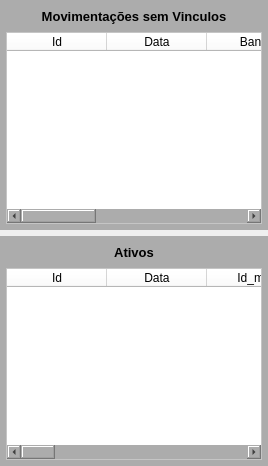
        <widget class="QWidget" name="widget_5" native="true">
         <layout class="QVBoxLayout" name="verticalLayout_5">
          <property name="leftMargin">
           <number>0</number>
          </property>
          <property name="topMargin">
           <number>0</number>
          </property>
          <property name="rightMargin">
           <number>0</number>
          </property>
          <property name="bottomMargin">
           <number>0</number>
          </property>
          <item>
           <widget class="QWidget" name="widget_9" native="true">
            <property name="font">
             <font>
              <pointsize>8</pointsize>
             </font>
            </property>
            <property name="styleSheet">
             <string notr="true">background-color: rgb(172, 172, 172);</string>
            </property>
            <layout class="QVBoxLayout" name="verticalLayout_4">
             <property name="spacing">
              <number>6</number>
             </property>
             <property name="leftMargin">
              <number>6</number>
             </property>
             <property name="topMargin">
              <number>6</number>
             </property>
             <property name="rightMargin">
              <number>6</number>
             </property>
             <property name="bottomMargin">
              <number>6</number>
             </property>
             <item>
              <widget class="QLabel" name="label_6">
               <property name="minimumSize">
                <size>
                 <width>0</width>
                 <height>20</height>
                </size>
               </property>
               <property name="maximumSize">
                <size>
                 <width>16777215</width>
                 <height>20</height>
                </size>
               </property>
               <property name="font">
                <font>
                 <pointsize>10</pointsize>
                 <weight>75</weight>
                 <bold>true</bold>
                </font>
               </property>
               <property name="text">
                <string>Movimentações sem Vinculos</string>
               </property>
               <property name="alignment">
                <set>Qt::AlignCenter</set>
               </property>
              </widget>
             </item>
             <item>
              <widget class="QTableWidget" name="table_Sem_Vinculo">
               <property name="sizePolicy">
                <sizepolicy hsizetype="Preferred" vsizetype="Preferred">
                 <horstretch>0</horstretch>
                 <verstretch>0</verstretch>
                </sizepolicy>
               </property>
               <property name="font">
                <font>
                 <pointsize>8</pointsize>
                </font>
               </property>
               <property name="styleSheet">
                <string notr="true">background-color: rgb(255, 255, 255);</string>
               </property>
               <column>
                <property name="text">
                 <string>Id</string>
                </property>
               </column>
               <column>
                <property name="text">
                 <string>Data</string>
                </property>
               </column>
               <column>
                <property name="text">
                 <string>Banco</string>
                </property>
               </column>
               <column>
                <property name="text">
                 <string>Titulo</string>
                </property>
               </column>
               <column>
                <property name="text">
                 <string>Valor</string>
                </property>
               </column>
               <column>
                <property name="text">
                 <string>Obs</string>
                </property>
               </column>
              </widget>
             </item>
            </layout>
           </widget>
          </item>
          <item>
           <widget class="QWidget" name="widget_4" native="true">
            <property name="font">
             <font>
              <pointsize>8</pointsize>
             </font>
            </property>
            <property name="styleSheet">
             <string notr="true">background-color: rgb(172, 172, 172);</string>
            </property>
            <layout class="QVBoxLayout" name="verticalLayout_2">
             <property name="spacing">
              <number>6</number>
             </property>
             <property name="leftMargin">
              <number>6</number>
             </property>
             <property name="topMargin">
              <number>6</number>
             </property>
             <property name="rightMargin">
              <number>6</number>
             </property>
             <property name="bottomMargin">
              <number>6</number>
             </property>
             <item>
              <widget class="QLabel" name="label_5">
               <property name="minimumSize">
                <size>
                 <width>0</width>
                 <height>20</height>
                </size>
               </property>
               <property name="maximumSize">
                <size>
                 <width>16777215</width>
                 <height>20</height>
                </size>
               </property>
               <property name="font">
                <font>
                 <pointsize>10</pointsize>
                 <weight>75</weight>
                 <bold>true</bold>
                </font>
               </property>
               <property name="text">
                <string>Ativos</string>
               </property>
               <property name="alignment">
                <set>Qt::AlignCenter</set>
               </property>
              </widget>
             </item>
             <item>
              <widget class="QTableWidget" name="table_Operacoes">
               <property name="sizePolicy">
                <sizepolicy hsizetype="Preferred" vsizetype="Preferred">
                 <horstretch>0</horstretch>
                 <verstretch>0</verstretch>
                </sizepolicy>
               </property>
               <property name="font">
                <font>
                 <pointsize>8</pointsize>
                </font>
               </property>
               <property name="styleSheet">
                <string notr="true">background-color: rgb(255, 255, 255);</string>
               </property>
               <column>
                <property name="text">
                 <string>Id</string>
                </property>
               </column>
               <column>
                <property name="text">
                 <string>Data</string>
                </property>
               </column>
               <column>
                <property name="text">
                 <string>Id_mov</string>
                </property>
               </column>
               <column>
                <property name="text">
                 <string>Titulo</string>
                </property>
               </column>
               <column>
                <property name="text">
                 <string>Indexador</string>
                </property>
               </column>
               <column>
                <property name="text">
                 <string>Tipo</string>
                </property>
               </column>
               <column>
                <property name="text">
                 <string>Operação</string>
                </property>
               </column>
               <column>
                <property name="text">
                 <string>Emissor</string>
                </property>
               </column>
               <column>
                <property name="text">
                 <string>Vencimento</string>
                </property>
               </column>
               <column>
                <property name="text">
                 <string>Rentabilidade</string>
                </property>
               </column>
               <column>
                <property name="text">
                 <string>Liquidez</string>
                </property>
               </column>
               <column>
                <property name="text">
                 <string>Valor</string>
                </property>
               </column>
               <column>
                <property name="text">
                 <string>Obs</string>
                </property>
               </column>
              </widget>
             </item>
            </layout>
           </widget>
          </item>
         </layout>
        </widget>
